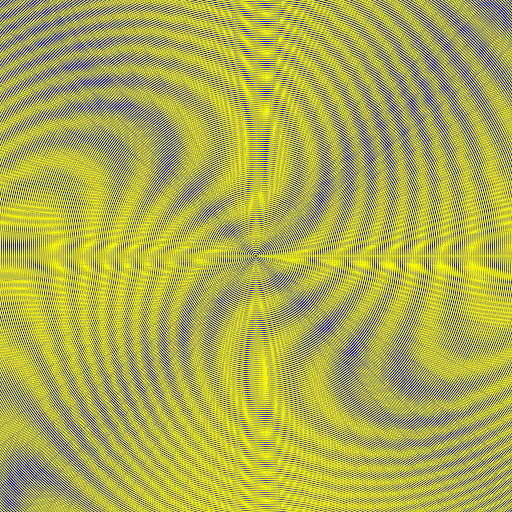
Frame 1 (no input)
Frame 2 (the mouse pressed at the canvas centre, redrawn once): identical to frame 1, image omitted

The p5.js sketch that drew this single still picture (run headless with seeded random() and noise() and a simulated clock; the mouse was pressed at the canvas centre and the sketch redrawn once):

// p5.js sketch
// ── sketch.js
// By Roni Kaufman
// https://ronikaufman.github.io/

// Genuary JAN.9
// "Interference patterns."
// https://genuary2021.github.io/

function setup() {
  createCanvas(512, 512);
  noLoop();
  noFill();
  stroke(255, 255, 0);
}

function draw() {
  background(0, 0, 255);
  for (let r = 0; r < 512; r += 2) {
    circle(width/2, height/2, r*2);
    let angleStep = TWO_PI/128;
    beginShape();
    for (let theta = 0; theta < TWO_PI + 3*angleStep; theta += angleStep) {
      let size = r + sin(r/128+theta) * map(r, 0, 512, 0, 32);
      let x = width/2 + size * cos(theta);
      let y = height/2 + size * sin(theta);
      curveVertex(x, y);
    }
    endShape();
  }
}
